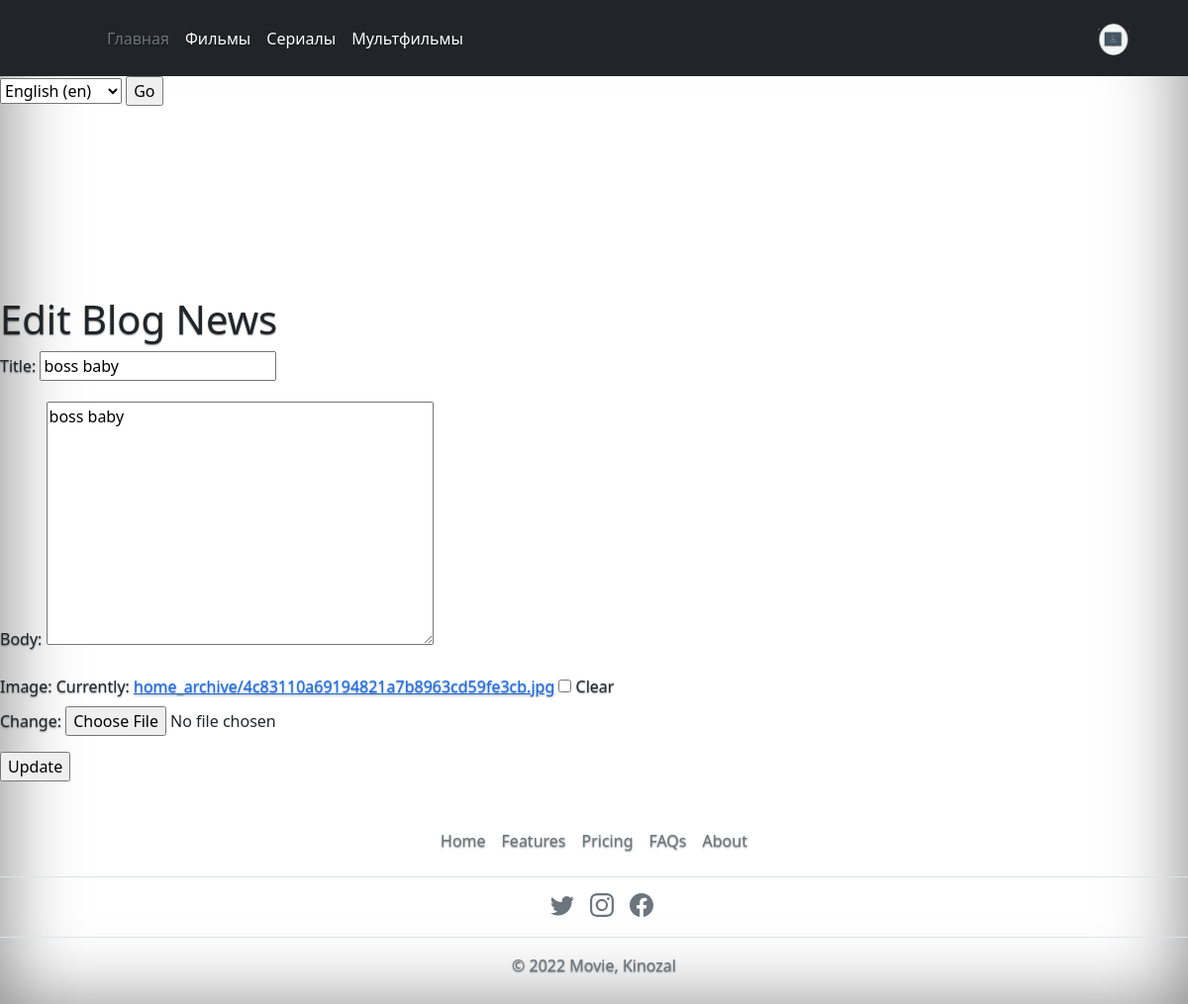
Page /en/update/5 (signed in) on the earlier database version.
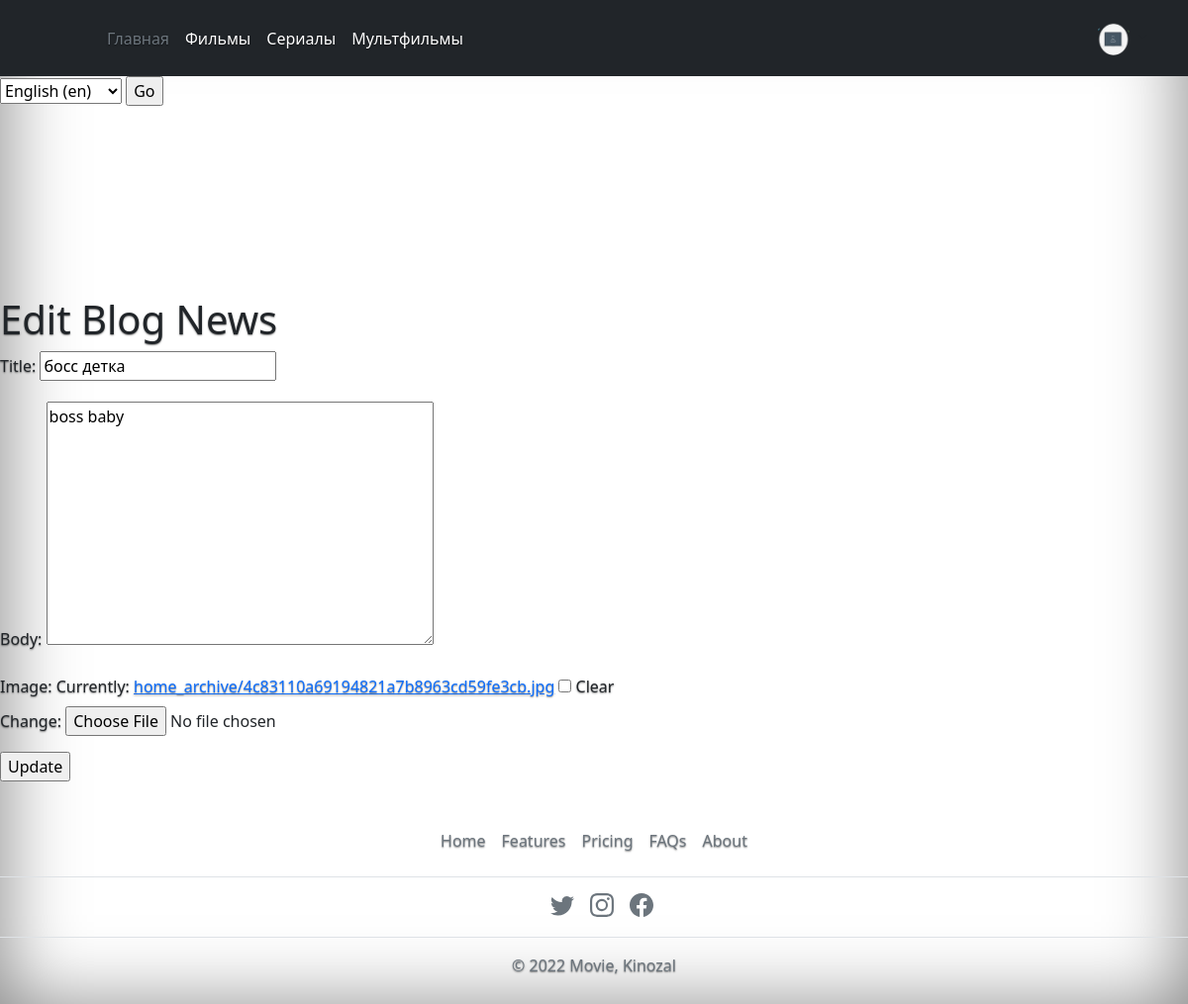
Same page on the later database version.
### home/models.py (models this page shows, shortened)
class HomeArticleModel(models.Model):
    title = models.CharField(max_length=250)
    body = models.TextField()
    image = models.ImageField(upload_to=upload_location, null=True, blank=True)
    author = models.ForeignKey(settings.AUTH_USER_MODEL, on_delete=models.CASCADE, blank=True, null=True)
    created_date = models.DateTimeField(auto_now_add=True)
    date_updated = models.DateTimeField(auto_now=True)
    class Meta:
        ordering = ('-created_date',)

### home/views.py (the view, shortened to what this page needs)
# urls.py: path('update/<int:pk>', edit_home_view, name='update_carousel'),
def edit_home_view(request, pk):
    context = {}
    user = request.user
    if not user.is_authenticated:
        return redirect('accounts:login')
    home_post = get_object_or_404(HomeArticleModel, pk=pk)
    if home_post.author != user:
        return HttpResponse('NOT REGISTOR')
    form = CreateHomeForm(
        initial={
            'title': home_post.title,
            'body': home_post.body,
            'image': home_post.image,
        }
    )
    context['form'] = form
    return render(request, 'CRUD/update.html', context)

### home/forms.py
class CreateHomeForm(forms.ModelForm):
    class Meta:
        model = HomeArticleModel
        fields = ['title', "body", 'image']

### home/templates/CRUD/update.html (shortened to what this page needs)
{% extends 'base.html' %}
{% load static %}
{% block content %}
<br>
<p>
    <br>
<br>
<br>
<br>
<p>
    <br>
<div class="post-entry">
    <h1>Edit Blog News</h1>
    <form action ="" method="post">
        {{ form.as_p }}
        <input type="submit" value="Update" />
    </form>
</div>
{% endblock %}

Differences in the rows shown:
changed HomeArticleModel "boss baby": title "boss baby" → "босс детка"
